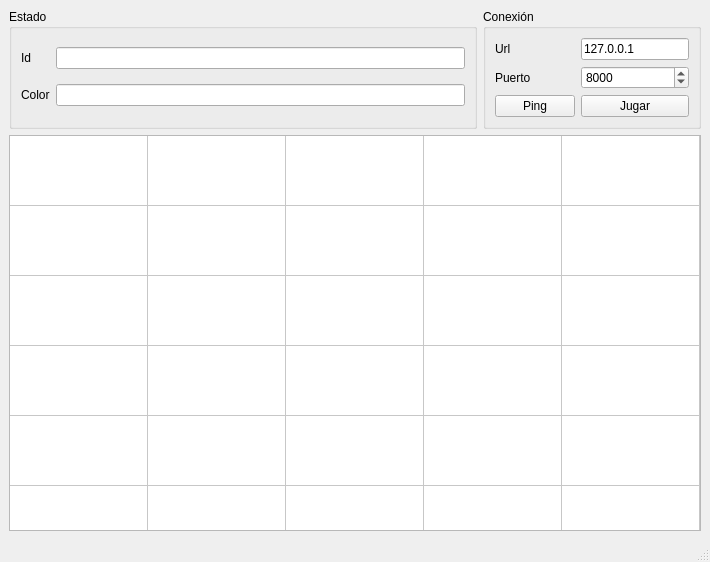
<?xml version="1.0" encoding="UTF-8"?>
<ui version="4.0">
 <class>MainWindow</class>
 <widget class="QMainWindow" name="MainWindow">
  <property name="geometry">
   <rect>
    <x>0</x>
    <y>0</y>
    <width>710</width>
    <height>562</height>
   </rect>
  </property>
  <property name="windowTitle">
   <string>Cliente</string>
  </property>
  <widget class="QWidget" name="centralwidget">
   <layout class="QVBoxLayout" name="verticalLayout">
    <item>
     <layout class="QHBoxLayout" name="horizontalLayout">
      <item>
       <widget class="QGroupBox" name="groupBox_2">
        <property name="sizePolicy">
         <sizepolicy hsizetype="Expanding" vsizetype="Preferred">
          <horstretch>0</horstretch>
          <verstretch>0</verstretch>
         </sizepolicy>
        </property>
        <property name="title">
         <string>Estado</string>
        </property>
        <layout class="QGridLayout" name="gridLayout">
         <item row="0" column="0">
          <widget class="QLabel" name="label">
           <property name="text">
            <string>Id</string>
           </property>
          </widget>
         </item>
         <item row="1" column="0">
          <widget class="QLabel" name="label_2">
           <property name="text">
            <string>Color</string>
           </property>
          </widget>
         </item>
         <item row="0" column="1">
          <widget class="QLineEdit" name="lineEdit"/>
         </item>
         <item row="1" column="1">
          <widget class="QLineEdit" name="lineEdit_2"/>
         </item>
        </layout>
       </widget>
      </item>
      <item>
       <widget class="QGroupBox" name="groupBox">
        <property name="sizePolicy">
         <sizepolicy hsizetype="Maximum" vsizetype="Preferred">
          <horstretch>0</horstretch>
          <verstretch>0</verstretch>
         </sizepolicy>
        </property>
        <property name="title">
         <string>Conexión</string>
        </property>
        <layout class="QGridLayout" name="gridLayout_2">
         <item row="0" column="1">
          <widget class="QLineEdit" name="lineEdit_3">
           <property name="text">
            <string>127.0.0.1</string>
           </property>
          </widget>
         </item>
         <item row="1" column="0">
          <widget class="QLabel" name="label_4">
           <property name="text">
            <string>Puerto</string>
           </property>
          </widget>
         </item>
         <item row="0" column="0">
          <widget class="QLabel" name="label_3">
           <property name="text">
            <string>Url</string>
           </property>
          </widget>
         </item>
         <item row="1" column="1">
          <widget class="QSpinBox" name="spinBox">
           <property name="maximum">
            <number>1000000</number>
           </property>
           <property name="value">
            <number>8000</number>
           </property>
          </widget>
         </item>
         <item row="2" column="0">
          <widget class="QPushButton" name="pushButton">
           <property name="text">
            <string>Ping</string>
           </property>
          </widget>
         </item>
         <item row="2" column="1">
          <widget class="QPushButton" name="pushButton_2">
           <property name="text">
            <string>Jugar</string>
           </property>
          </widget>
         </item>
        </layout>
       </widget>
      </item>
     </layout>
    </item>
    <item>
     <layout class="QHBoxLayout" name="horizontalLayout_2"/>
    </item>
    <item>
     <widget class="QTableWidget" name="tableWidget">
      <property name="sizePolicy">
       <sizepolicy hsizetype="Expanding" vsizetype="Expanding">
        <horstretch>0</horstretch>
        <verstretch>0</verstretch>
       </sizepolicy>
      </property>
      <property name="verticalScrollBarPolicy">
       <enum>Qt::ScrollBarAlwaysOff</enum>
      </property>
      <property name="horizontalScrollBarPolicy">
       <enum>Qt::ScrollBarAlwaysOff</enum>
      </property>
      <property name="rowCount">
       <number>30</number>
      </property>
      <property name="columnCount">
       <number>30</number>
      </property>
      <attribute name="horizontalHeaderVisible">
       <bool>false</bool>
      </attribute>
      <attribute name="horizontalHeaderDefaultSectionSize">
       <number>138</number>
      </attribute>
      <attribute name="horizontalHeaderHighlightSections">
       <bool>false</bool>
      </attribute>
      <attribute name="horizontalHeaderMinimumSectionSize">
       <number>1</number>
      </attribute>
      <attribute name="verticalHeaderVisible">
       <bool>false</bool>
      </attribute>
      <attribute name="verticalHeaderDefaultSectionSize">
       <number>70</number>
      </attribute>
      <attribute name="verticalHeaderHighlightSections">
       <bool>false</bool>
      </attribute>
      <attribute name="verticalHeaderMinimumSectionSize">
       <number>1</number>
      </attribute>
      <row/>
      <row/>
      <row/>
      <row/>
      <row/>
      <row/>
      <row/>
      <row/>
      <row/>
      <row/>
      <row/>
      <row/>
      <row/>
      <row/>
      <row/>
      <row/>
      <row/>
      <row/>
      <row/>
      <row/>
      <row/>
      <row/>
      <row/>
      <row/>
      <row/>
      <row/>
      <row/>
      <row/>
      <row/>
      <row/>
      <column/>
      <column/>
      <column/>
      <column/>
      <column/>
      <column/>
      <column/>
      <column/>
      <column/>
      <column/>
      <column/>
      <column/>
      <column/>
      <column/>
      <column/>
      <column/>
      <column/>
      <column/>
      <column/>
      <column/>
      <column/>
      <column/>
      <column/>
      <column/>
      <column/>
      <column/>
      <column/>
      <column/>
      <column/>
      <column/>
     </widget>
    </item>
   </layout>
  </widget>
  <widget class="QMenuBar" name="menubar">
   <property name="geometry">
    <rect>
     <x>0</x>
     <y>0</y>
     <width>710</width>
     <height>22</height>
    </rect>
   </property>
  </widget>
  <widget class="QStatusBar" name="statusbar"/>
 </widget>
 <resources/>
 <connections/>
</ui>
